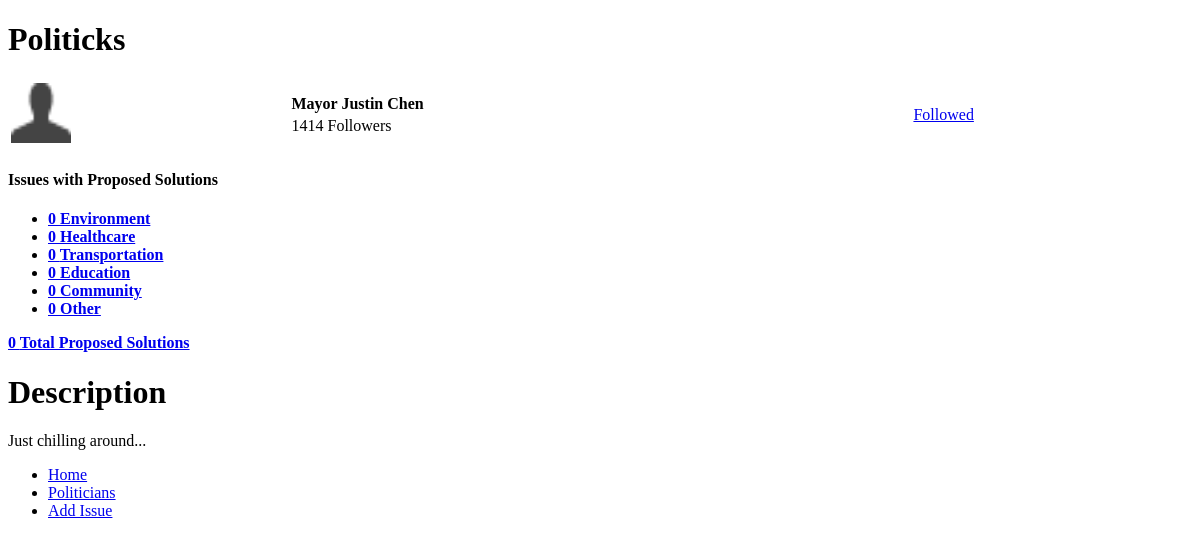
Page /politicianprofile.php?id=2 (signed in) on the committed database.
### tables this page shows
CREATE TABLE IF NOT EXISTS `politicians` (
  `id` int(11) NOT NULL AUTO_INCREMENT,
  `name` tinytext NOT NULL,
  `followers` int(11) NOT NULL DEFAULT '0',
  `description` text NOT NULL,
  `image` varchar(100) NOT NULL,
  `email` varchar(50) NOT NULL,
  PRIMARY KEY (`id`),
  UNIQUE KEY `email` (`email`)
);

CREATE TABLE IF NOT EXISTS `categories` (
  `id` int(11) NOT NULL AUTO_INCREMENT,
  `name` tinytext NOT NULL,
  `icon` varchar(75) NOT NULL,
  PRIMARY KEY (`id`)
);

### politicianprofile.php (the view, shortened to what this page needs)
<?php include_once("header.php") ?>
	<div data-role="content">
<?php
	if(isset($_GET["id"])){
		$query = sprintf("select * from politicians where id='%s'",mysql_real_escape_string($_GET["id"]));
		$result = mysql_query($query);
		$row = mysql_fetch_array($result);
		$id = $row["id"];
		$name = $row["name"];
		$followers = $row["followers"];
		$description = $row["description"];
		$issuesgrid = "";
		$query = "select * from categories";
		$result = mysql_query($query);
		$totalcount = 0;
		while ($row=mysql_fetch_array($result)){
			$query = sprintf("select * from proposedsolutions where politician_id='%s' and category_id='%s'", mysql_real_escape_string($id), mysql_real_escape_string($row["id"]));
			$countresult = mysql_query($query);
			$count = mysql_num_rows($countresult);
			$totalcount += $count;
			$issuesgrid .= "<li><a href=\"politicianissues.php?pid=".$_GET['id']."&cid=".$row['id']."\" id=\"".$row["name"]."\" data-icon=\"custom\" data-theme=\"c\">".$count." ".$row['name']."</a></li>";
		}
	}else{
  		redirect_to_URL("politicians.php");
	}
?>
		<table width="100%">
			<tr>
				<td>
					<img src="images/icons/111-user.png" width="60px" height="60px"></img>
				</td>
				<td>
					<table>
					<tr><td>
						<b><?= $name; ?></b>
					</td></tr>
					<tr><td>
						<?= $followers; ?> Followers
					</td></tr>
					</table>
				</td>
				<td>
					<p align="right">
					<?php
						$q = sprintf("select * from userstopoliticians where politician_id='%s' and user_id='%s'", mysql_real_escape_string($id), mysql_real_escape_string($_SESSION["userid"]));
						$result = mysql_query($q);
						if(mysql_num_rows($result) == 0){
							$output = 	"<input type=\"submit\" value=\"Follow\"></input>";
						}else{
							$output = 	"<a href=\"#\" class=\"ui-disabled\" data-role=\"button\">Followed</a>";
						}
					?>
					<form action="politicianprofile.php?id=<?=$_GET['id'];?>" method="post">
						<?= $output; ?>
					</form>
					</p>
				</td>
			</tr>
		</table>
		<label for="issuesgrid"><h4>Issues with Proposed Solutions<h4></label>
		<div name="issuesgrid" data-role="footer" class="nav-glyphish-example">
			<div data-role="navbar" class="nav-glyphish-example" data-grid="a">
			<ul>
				<?= $issuesgrid; ?>
			</ul>
			</div>
		</div>
		<a href="politicianissues.php?pid=<?= $_GET['id']; ?>" data-role="button"><?= $totalcount; ?> Total Proposed Solutions</a>
		<h1>Description</h1>
		<p>
			<?= $description; ?>
		</p>
	</div>
<?php include_once("footer.php") ?>

### rows in the picture
politicians: name "Mayor Justin Chen", followers "1414", description "Just chilling around..."
categories: count "0", name "Environment"
categories: count "0", name "Healthcare"
categories: count "0", name "Transportation"
categories: count "0", name "Education"
categories: count "0", name "Community"
categories: count "0", name "Other"

### other values in the picture
$totalcount "0"
